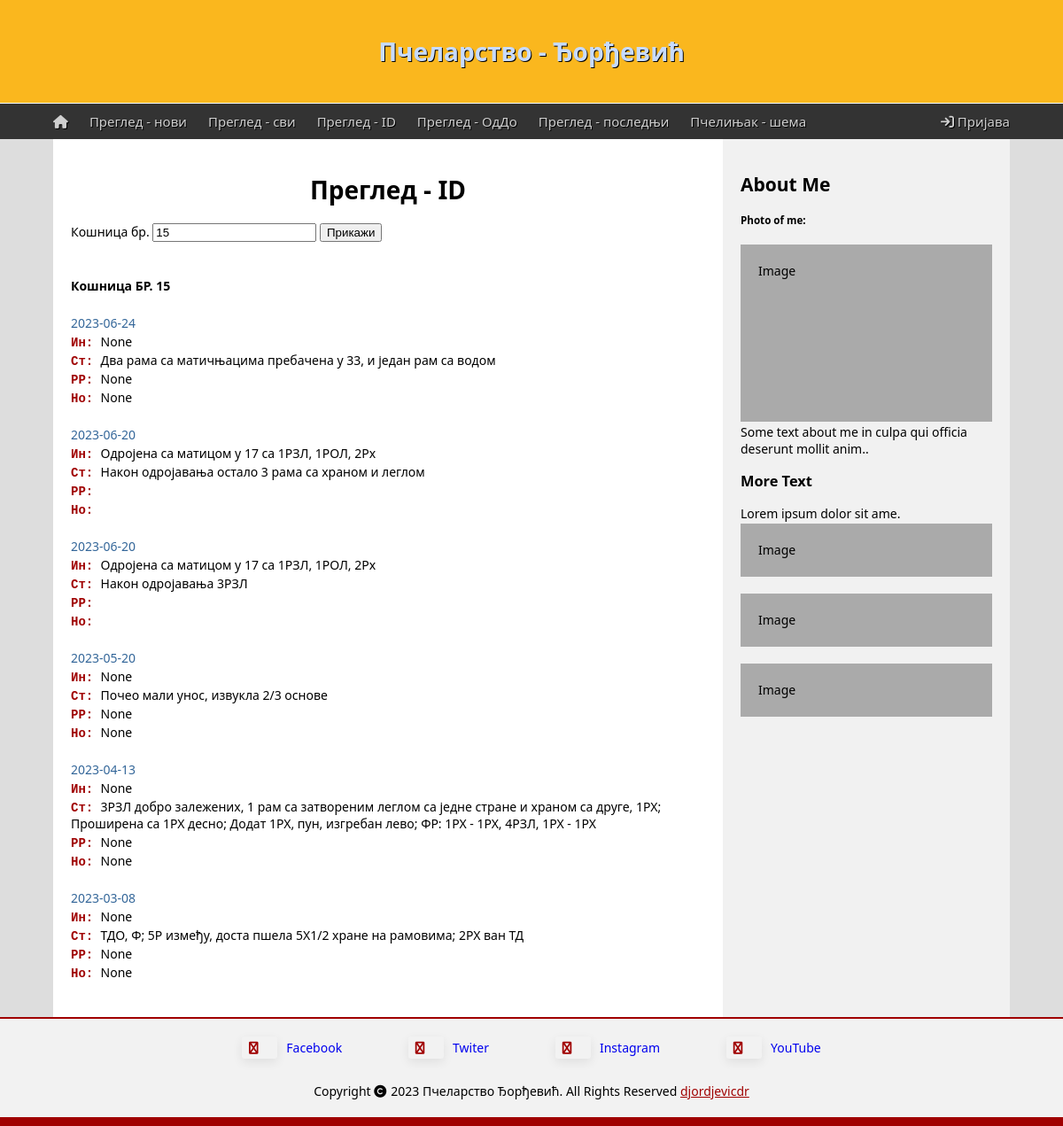
/inspect_by_id?hive_id=15, run on the app's committed database.
### tables this page shows
CREATE TABLE inspect (id INTEGER PRIMARY KEY ASC AUTOINCREMENT NOT NULL, hive_id TEXT (2) NOT NULL, date DATE NOT NULL, state VARCHAR (255), interv VARCHAR (255), frames VARCHAR (127), note VARCHAR (255));

### app.py (the view)
@app.route("/inspect_by_id")
def inspect_by_id():
    db = os.path.join(app.root_path, 'pcelinjak.db')
    con = sqlite3.connect(db)
    cur = con.cursor()
    hive_id = request.args.get("hive_id")
    if hive_id == None:
        return render_template("inspect_by_id.html", hive_id=None, review=None)
    else:
        sql="""
        SELECT date, hive_id, interv, state, frames, note
        FROM inspect
        WHERE hive_id=?
        ORDER BY date DESC
        """
        cur.execute(sql, (hive_id,))
        rew=cur.fetchall()
        con.close()
        return render_template("inspect_by_id.html", hive_id=hive_id, review=rew)

### templates/inspect_by_id.html
{% extends 'template.html' %}
{% block content %}
<h1>Преглед - ID</h1>
<form>
  <label for="hive_id">Кошница бр.</label>
  <input type="text" name="hive_id" id="hive_id" {% if hive_id != None %} value="{{ hive_id }}" {% endif %} />
  <input type="submit" value="Прикажи" />
</form>
{% if review != None %}
  <br>
  <br>
  <p><b>Кошница БР. {{ hive_id }}</b></p>
  <br>
  {% for (date, hive_id, interv, state, frames, note) in review %}
    <p style="color: #336699">{{ date }}</p>
	  <p><span class="vst">Ин: </span>{{ interv }}</p>
    <p><span class="vst">Ст: </span>{{ state }}</p>
	  <p><span class="vst">РР: </span>{{ frames }}</p>
	  <p><span class="vst">Но: </span>{{ note }}</p>
    <br>
  {% endfor %}
{% endif %}
{% endblock content %}

### static/css/style.css (style rules this page uses)
* { box-sizing: border-box; }
body { margin: 0; font-family: 'Segoe UI', Tahoma, Geneva, Verdana, sans-serif; font-size: 14px; background-color: #ddd; }
p { margin-top: 2px; margin-bottom: 2px; }
h1 { text-align: center; }
.vst { color: #a00000; font-weight: 600; font-family: 'Courier New', Courier, monospace; }

### data on the page
inspect: date "2023-06-24", interv "None", state "Два рама са матичњацима пребачена у 33, и један рам са водом", frames "None", note "None"
inspect: date "2023-06-20", interv "Одројена са матицом у 17 са 1РЗЛ, 1РОЛ, 2Рх", state "Након одројавања остало 3 рама са храном и леглом"
inspect: date "2023-06-20", interv "Одројена са матицом у 17 са 1РЗЛ, 1РОЛ, 2Рх", state "Након одројавања 3РЗЛ"
inspect: date "2023-05-20", interv "None", state "Почео мали унос, извукла 2/3 основе", frames "None", note "None"
inspect: date "2023-04-13", interv "None", state "3РЗЛ добро залежених, 1 рам са затвореним леглом са једне стране и храном са друге, 1РХ; Проширена са 1РХ десно; Додат 1РХ, пун, изгребан лево; ФР: 1РХ - 1РХ, 4РЗЛ, 1РХ - 1РХ", frames "None", note "None"
inspect: date "2023-03-08", interv "None", state "ТДО, Ф; 5Р између, доста пшела 5X1/2 хране на рамовима; 2РХ ван ТД", frames "None", note "None"

### other printed values
{{ hive_id }} "15"
